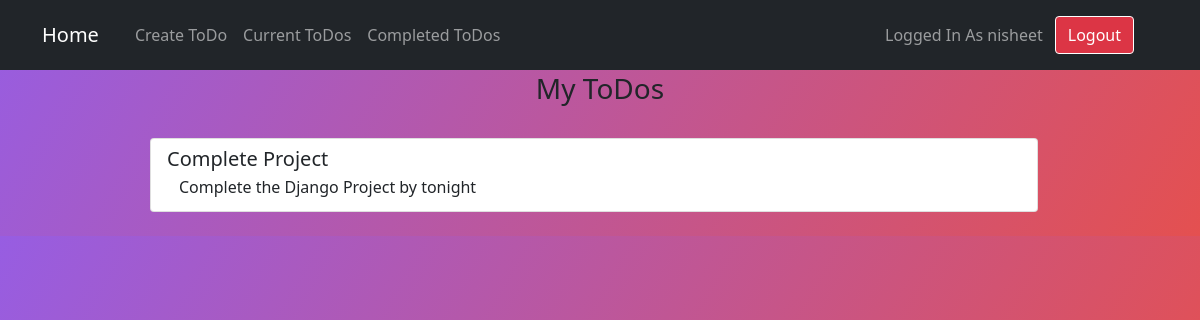
Before: /current/ (signed in) with the older database file.
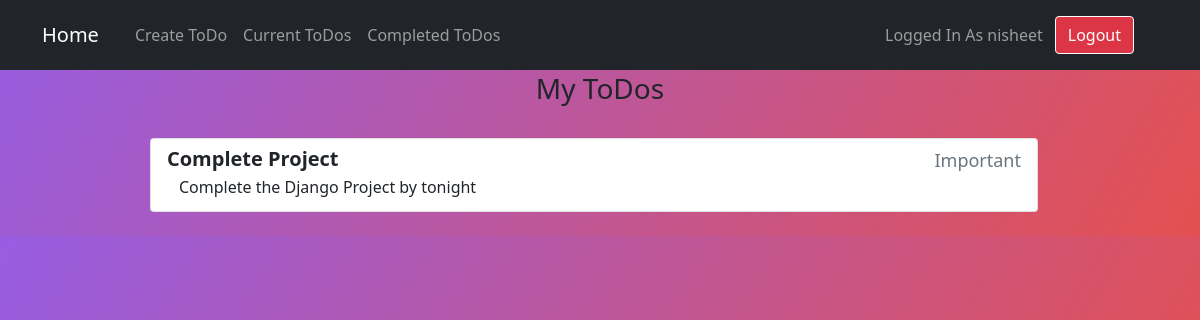
After: the same page with the newer database file.
### todo/models.py (models this page shows, shortened)
class Todo(models.Model):
	title = models.CharField(max_length=100)
	memo = models.TextField(blank=True)
	created = models.DateTimeField(auto_now_add=True)
	datecompleted = models.DateTimeField(null=True, blank=True)
	important = models.BooleanField(default=False)
	user = models.ForeignKey(User, on_delete=models.CASCADE)

### todo/views.py (the view)
# urls.py: path('current/', views.currenttodo, name='currenttodo'),
@login_required
def currenttodo(request):
     todos = Todo.objects.filter(user=request.user, datecompleted__isnull=True)
     return render(request, 'todo/currenttodo.html', {'todos': todos})

### todo/templates/todo/currenttodo.html
{% extends 'todo/base.html' %}
{% block content %}
<h3 class="container text-center">My ToDos</h3>
<br>
{% for todo in todos %}
<div class="list-group container w-75">
	<a href="{% url 'viewtodo' todo.id %}" class="list-group-item list-group-item-action">
		<div class="d-flex w-100 justify-content-between">
			<h5 class="mb-1">
				{% if todo.important %}<b>{% endif %} {{ todo.title }} {% if todo.important %}</b>{% endif %}
			</h5>
			{% if todo.important %}
			<small class="text-muted" style="font-size: large;">Important</small>
			{% endif %}
		</div>
		{% if todo.memo %}
		<p class="mb-1 container">{{todo.memo}}</p>
		{% endif %}
	</a>
</div>
<br>
{% endfor %}
{% endblock %}

Changed rows visible on the page:
changed Todo "Complete Project": now shows "Important"
